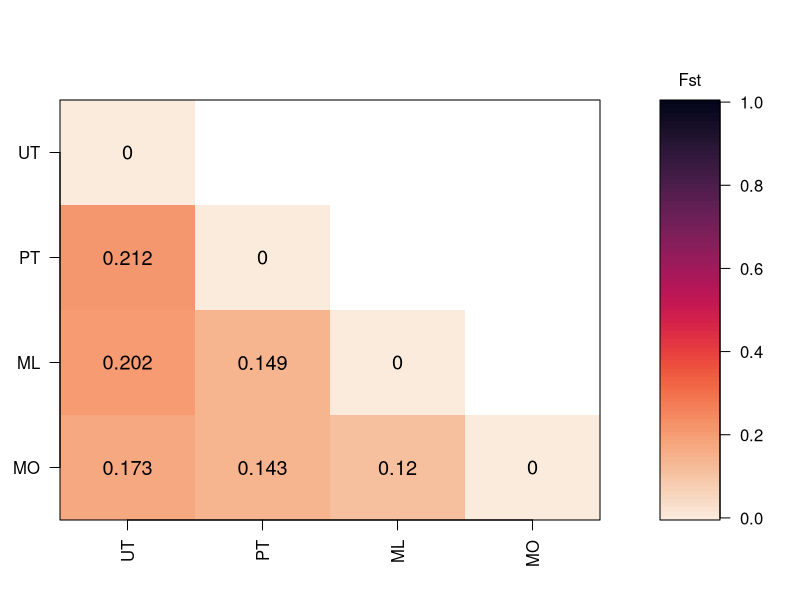

Write R code to recreate this figure.
# Fst heatmap 
library(viridis)
pops <- c("UT", "PT", "ML","MO")
n_pops <- length(pops)
fst_matrix <- matrix(NA, nrow=n_pops, ncol=n_pops, dimnames=list(pops, pops))
fst_matrix["MO", "UT"] <- 0.173
fst_matrix["PT", "UT"] <- 0.212
fst_matrix["ML", "UT"] <- 0.202
fst_matrix["MO","PT"] <- 0.143
fst_matrix["MO", "ML"] <- 0.12
fst_matrix["ML", "PT"] <- 0.149
diag(fst_matrix) <- 0
fst_for_plot <- fst_matrix
fst_for_plot[upper.tri(fst_for_plot, diag = FALSE)] <- NA
layout(matrix(c(1, 2), nrow = 1, ncol = 2), widths = c(4, 1), heights = c(1, 1))
cols <- rocket(100, direction = -1)

par(mar = c(4, 3, 5, 2))

image(
  x = 1:n_pops,
  y = 1:n_pops,
  z = t(fst_for_plot[n_pops:1, ]),
  col = cols,
  axes = FALSE,
  xlab = "",
  ylab = "",
  main = "",
  zlim = c(0, 1)
)

axis(1, at = 1:n_pops, labels = colnames(fst_for_plot), las = 2)
axis(2, at = 1:n_pops, labels = rev(rownames(fst_for_plot)), las = 1)
box()

for (i in 1:n_pops) {
  for (j in 1:n_pops) {
    if (!is.na(fst_for_plot[i, j])) {
      text(x = j, y = n_pops - i + 1, labels = round(fst_for_plot[i, j], 3), cex = 1.2)
    }
  }
}

par(mar = c(4, 1, 5, 4))
legend_scale <- seq(0, 1, length.out = 100)

image(y = legend_scale, z = t(legend_scale), col = cols, axes = FALSE, xlab = "", ylab = "")
box()
mtext("Fst", side = 3, line = 0.5)
axis(4, at = seq(0, 1, by = 0.2), las = 1)
